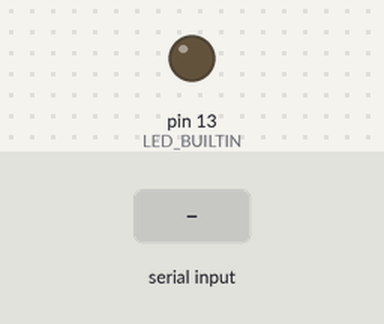
A sketch run on a simulated Arduino Uno, built with avr-gcc and run on an emulated ATmega328P. On the bench: output pins drawn as LEDs (lit = HIGH). The inputs (shaded band) are chosen by the test bench.

Above: at 1.2 s.
1.3 s: "1\n" received over Serial
At 2.0 s:
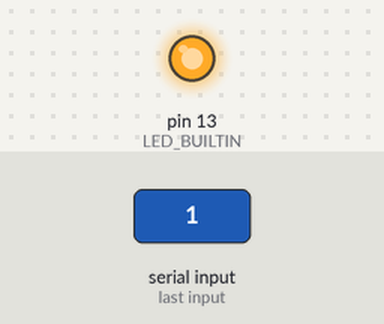
2.8 s: "2\n" received over Serial
At 3.1 s:
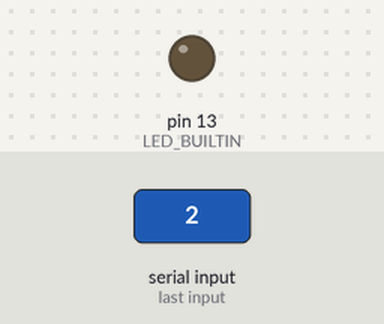
Timing chart, 0 to 5.8 s (numbered marks = the images above; inputs shaded):
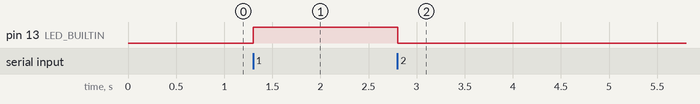

Measured:
- after the input at 1.3 s, pin 13 (LED_BUILTIN): LOW → HIGH at once
- after the input at 2.8 s, pin 13 (LED_BUILTIN): HIGH → LOW at once

The sketch:

01_ELM.ino
```cpp
void setup() {
  // put your setup code here, to run once:
  pinMode(LED_BUILTIN, OUTPUT);
  digitalWrite(LED_BUILTIN, LOW);    // turn the LED off by making the voltage LOW
  Serial.begin(9600);

}

//czerwony RX

char cmd[100];
byte cmdIndex;

void exeCmd(){
  if(cmd[0] == '1') {
    digitalWrite(LED_BUILTIN, HIGH);
  }
  else if(cmd[0] == '2') {
    digitalWrite(LED_BUILTIN, LOW);
  }
}

void loop() {
  // put your main code here, to run repeatedly:
  if(Serial.available() > 0){
    char c = (char)Serial.read();
    if(c == '\n'){
      cmd[cmdIndex] = 0;
      exeCmd();
      cmdIndex = 0;
    } else{
      cmd[cmdIndex] = c;
      if(cmdIndex < 99) {
        cmdIndex++;
      }
    }
  }
}
```
